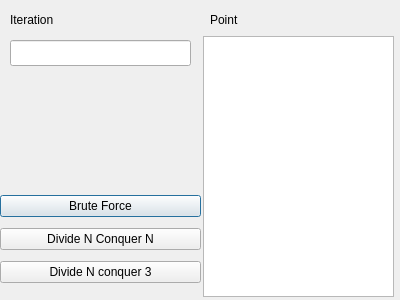
<?xml version="1.0" encoding="UTF-8"?>
<ui version="4.0">
 <class>Controller</class>
 <widget class="QDialog" name="Controller">
  <property name="geometry">
   <rect>
    <x>0</x>
    <y>0</y>
    <width>400</width>
    <height>300</height>
   </rect>
  </property>
  <property name="windowTitle">
   <string>Dialog</string>
  </property>
  <widget class="QWidget" name="verticalLayoutWidget">
   <property name="geometry">
    <rect>
     <x>0</x>
     <y>190</y>
     <width>201</width>
     <height>101</height>
    </rect>
   </property>
   <layout class="QVBoxLayout" name="verticalLayout">
    <item>
     <widget class="QPushButton" name="pushButton">
      <property name="text">
       <string>Brute Force</string>
      </property>
     </widget>
    </item>
    <item>
     <widget class="QPushButton" name="pushButton_4">
      <property name="text">
       <string>Divide N Conquer N</string>
      </property>
     </widget>
    </item>
    <item>
     <widget class="QPushButton" name="pushButton_2">
      <property name="text">
       <string>Divide N conquer 3</string>
      </property>
     </widget>
    </item>
   </layout>
  </widget>
  <widget class="QTextEdit" name="textEdit">
   <property name="geometry">
    <rect>
     <x>203</x>
     <y>36</y>
     <width>191</width>
     <height>261</height>
    </rect>
   </property>
  </widget>
  <widget class="QLineEdit" name="lineEdit">
   <property name="geometry">
    <rect>
     <x>10</x>
     <y>40</y>
     <width>181</width>
     <height>26</height>
    </rect>
   </property>
  </widget>
  <widget class="QLabel" name="label">
   <property name="geometry">
    <rect>
     <x>10</x>
     <y>10</y>
     <width>63</width>
     <height>20</height>
    </rect>
   </property>
   <property name="text">
    <string>Iteration</string>
   </property>
  </widget>
  <widget class="QLabel" name="label_2">
   <property name="geometry">
    <rect>
     <x>210</x>
     <y>10</y>
     <width>63</width>
     <height>20</height>
    </rect>
   </property>
   <property name="text">
    <string>Point</string>
   </property>
  </widget>
 </widget>
 <resources/>
 <connections/>
</ui>
